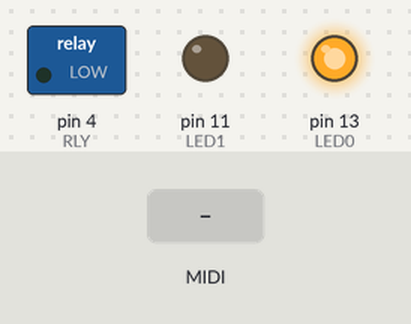
Bench run of a sketch on a simulated Arduino Uno, built with avr-gcc and run on an emulated ATmega328P. On the bench: switched loads named in the sketch (green lamp = pin HIGH), output pins drawn as LEDs (lit = HIGH). Inputs (shaded band) come from the test bench. MIDI output is not drawn.

Above: at 0.11 s.
At 1.8 s:
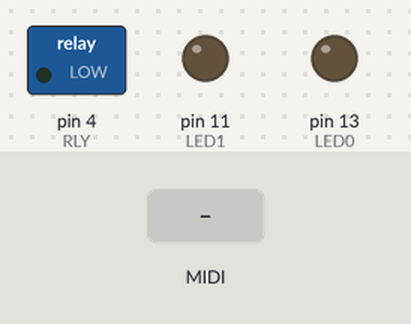
1.9 s: MIDI note 60 received
At 2.05 s:
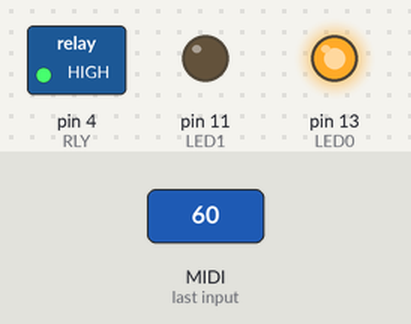
Timing chart, 0 to 4.9 s (numbered marks = the images above; inputs shaded):
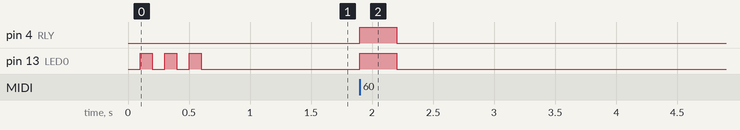

The sketch:

Simple-MIDI-SW.ino
```cpp
#include <MIDI.h>

const int LED0 = LED_BUILTIN;
const int LED1 = 11;
const int RLY  = 4;

MIDI_CREATE_DEFAULT_INSTANCE();

void hello() {
  for (int i = 0; i < 3; ++i) {
    delay(100);
    digitalWrite(LED0, HIGH);
    delay(100);
    digitalWrite(LED0, LOW);
  }
}

void turn_on() {
  digitalWrite(LED0, HIGH);
  digitalWrite(RLY, HIGH);
}

void turn_off() {
    digitalWrite(LED0, LOW);
    digitalWrite(RLY, LOW);
}

void ignore_signal() {
  digitalWrite(LED1, HIGH);
  delay(50);
  digitalWrite(LED1, LOW);
}

// -----------------------------------------------------------------------------

// This function will be automatically called when a NoteOn is received.
// It must be a void-returning function with the correct parameters,
// see documentation here:
// https://github.com/FortySevenEffects/arduino_midi_library/wiki/Using-Callbacks

void handleNoteOn(byte channel, byte pitch, byte velocity) {
  if (pitch == 60) {
    if (velocity > 0) {
      turn_on();
    }
    else {
      turn_off();
    }
  }
  else {
    // ignore_signal();
  }
}

void handleNoteOff(byte channel, byte pitch, byte velocity) {
  if (pitch == 60) {
    turn_off();
  }
}

// -----------------------------------------------------------------------------

void setup() {
  pinMode(LED0, OUTPUT);
  pinMode(LED1, OUTPUT);
  pinMode(RLY, OUTPUT);
  hello();

  // Connect the handleNoteOn function to the library,
  // so it is called upon reception of a NoteOn.
  MIDI.setHandleNoteOn(handleNoteOn);  // Put only the name of the function

  // Do the same for NoteOffs
  MIDI.setHandleNoteOff(handleNoteOff);

  // Initiate MIDI communications, listen to ch 1
  MIDI.begin(1);
}

void loop() {
  // Call MIDI.read the fastest you can for real-time performance.
  MIDI.read();
}
```

Measured:
- after the input at 1.9 s, pin 4 (RLY), pin 13 (LED0): LOW → HIGH at once, → LOW 0.30 s later
